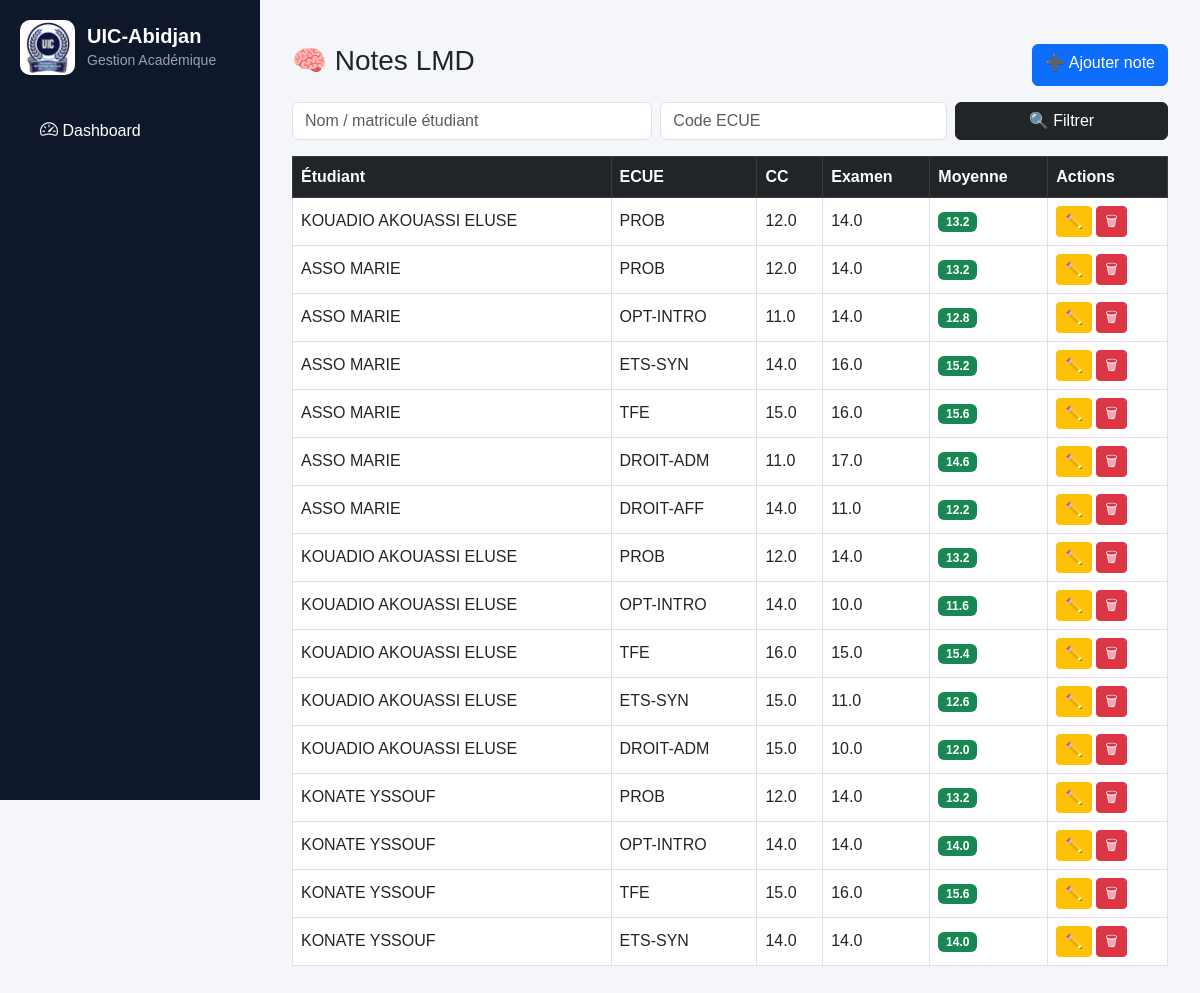
/lmd/notes-lmd/, run on an earlier commit of the app's database.
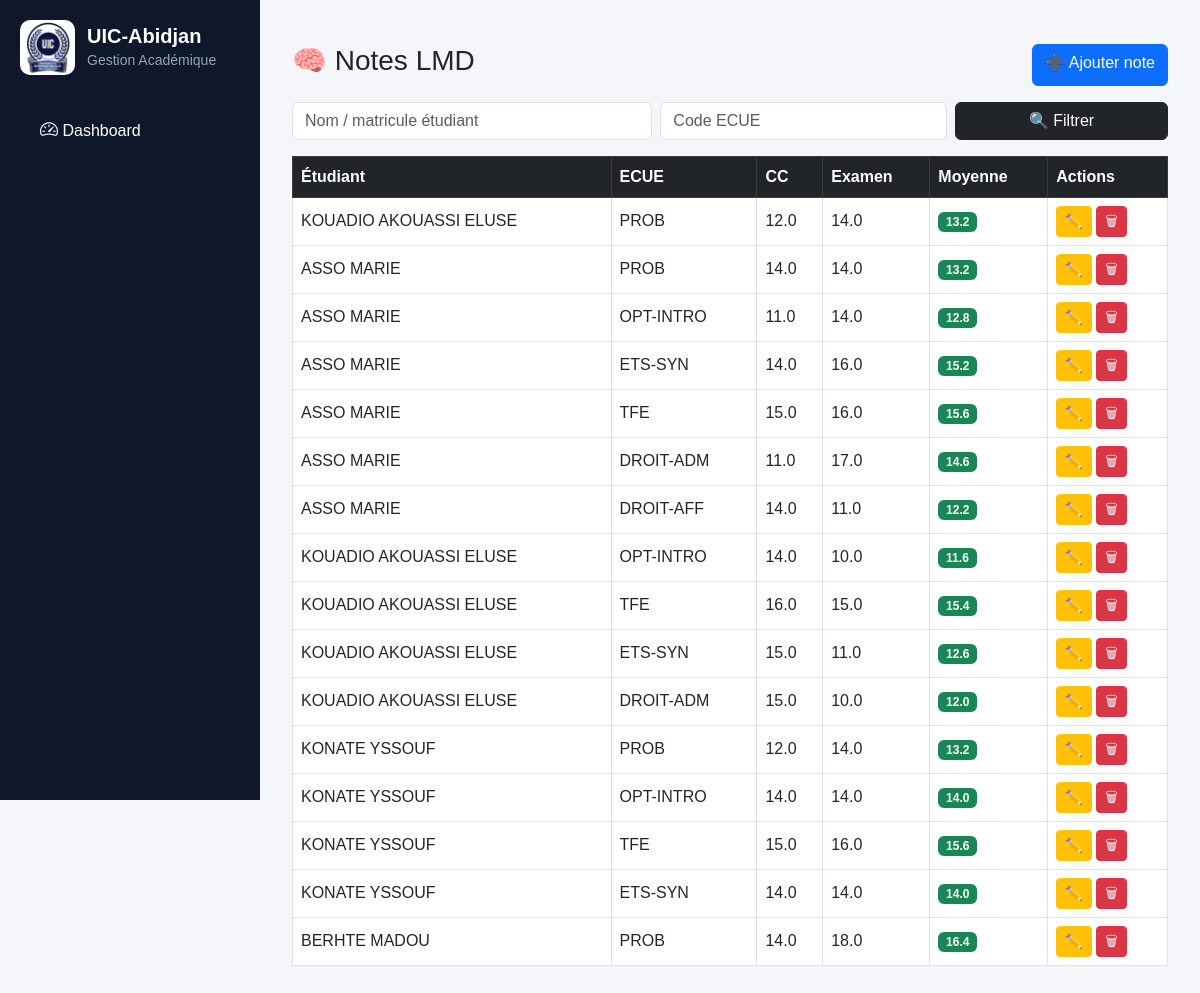
And on a later commit of the database.
### lmd/models.py (models this page shows, shortened)
class NoteLMD(models.Model):
    SESSION_CHOICES = (
        ("1", "Session 1"),
        ("2", "Session 2 (Rattrapage)"),
    )
    SEMESTRE_CHOICES = (
        ("S1", "Semestre 1"),
        ("S2", "Semestre 2"),
        ("S3", "Semestre 3"),
        ("S4", "Semestre 4"),
        ("S5", "Semestre 5"),
        ("S6", "Semestre 6"),
    )
    etudiant = models.ForeignKey(
        "EtudiantLMD",
        on_delete=models.CASCADE,
        related_name="notes_lmd"
    )
    ecue = models.ForeignKey(
        "ECUE",
        on_delete=models.CASCADE,
        related_name="notes"
    )
    semestre = models.CharField(
        max_length=2,
        choices=SEMESTRE_CHOICES
    )
    session = models.CharField(
        max_length=1,
        choices=SESSION_CHOICES,
        default="1"
    )
    cc = models.FloatField(default=0)
    examen = models.FloatField(default=0)
    moyenne = models.FloatField(blank=True, null=True, editable=False)
    class Meta:
        constraints = [
            models.UniqueConstraint(
                fields=[
                    "etudiant",
                    "ecue",
                    "semestre",
                    "session",
                ],
                name="unique_note_par_session",
            )
        ]

class EtudiantLMD(models.Model):
    user = models.OneToOneField(
        User,
        on_delete=models.CASCADE,
        null=True,
        blank=True
    )
    matricule = models.CharField(max_length=50, unique=True)
    nom = models.CharField(max_length=100)
    prenoms = models.CharField(max_length=150)
    ues = models.ManyToManyField("UE", blank=True)
    ecues = models.ManyToManyField("ECUE", blank=True)
    sexe = models.CharField(
        max_length=1,
        choices=(
            ('M', 'Masculin'),
            ('F', 'Féminin'),
        )
    )
    STATUTS = [
        ("AF", "Affecté"),
        ("NF", "Non Affecté"),
    ]
    statut = models.CharField(
         max_length=2,
         choices=STATUTS,
         default="NF"
    )
    date_naissance = models.DateField(null=True, blank=True)
    lieu_naissance = models.CharField(
        max_length=100,
        blank=True,
        null=True
    )
    telephone = models.CharField(max_length=30, blank=True)
    email = models.EmailField(blank=True)
    NIVEAUX = [
        ("L1", "Licence 1"),
        ("L2", "Licence 2"),
        ("L3", "Licence 3"),
        ("M1", "Master 1"),
        ("M2", "Master 2"),
        ("DOC", "Doctorat"),
    ]
    niveau = models.CharField(
        max_length=10,
        choices=NIVEAUX
    )
    filiere = models.ForeignKey(
    "FiliereLMD",
    on_delete=models.CASCADE
    )
    annee_academique = models.CharField(max_length=20)
    date_inscription = models.DateTimeField(auto_now_add=True)
    actif = models.BooleanField(default=True)

class ECUE(models.Model):
    ue = models.ForeignKey(
        UE,
        on_delete=models.CASCADE,
        related_name='ecues'
    )
    code = models.CharField(max_length=20)
    libelle = models.CharField(max_length=200)
    coefficient = models.IntegerField(default=1)
    credit = models.IntegerField(default=0)

### lmd/views.py (the view)
# urls.py: path('notes-lmd/', views.note_lmd_list, name='note_lmd_list'),
def note_lmd_list(request):
    notes = NoteLMD.objects.select_related(
        "etudiant",
        "ecue"
    )
    etudiant = request.GET.get("etudiant")
    ecue = request.GET.get("ecue")
    if etudiant:
        notes = notes.filter(
            Q(etudiant__nom__icontains=etudiant) |
            Q(etudiant__prenoms__icontains=etudiant) |
            Q(etudiant__matricule__icontains=etudiant)
        )
    if ecue:
        notes = notes.filter(ecue__code__icontains=ecue)
    return render(request, "lmd/notes/list.html", {
        "notes": notes,
        "ecues": ECUE.objects.all(),
    })

### lmd/templates/lmd/notes/list.html
{% extends "base.html" %}
{% block content %}
<div class="container-fluid mt-4">
    <div class="d-flex justify-content-between mb-3">
        <h3>🧠 Notes LMD</h3>
        <a href="{% url 'note_lmd_add' %}" class="btn btn-primary">
            ➕ Ajouter note
        </a>
    </div>
    <form method="get" class="row g-2 mb-3">
        <div class="col-md-5">
            <input type="text" name="etudiant"
                   class="form-control"
                   placeholder="Nom / matricule étudiant">
        </div>
        <div class="col-md-4">
            <input type="text" name="ecue"
                   class="form-control"
                   placeholder="Code ECUE">
        </div>
        <div class="col-md-3">
            <button class="btn btn-dark w-100">
                🔍 Filtrer
            </button>
        </div>
    </form>
    <div class="table-responsive">
        <table class="table table-hover table-bordered align-middle">
            <thead class="table-dark">
                <tr>
                    <th>Étudiant</th>
                    <th>ECUE</th>
                    <th>CC</th>
                    <th>Examen</th>
                    <th>Moyenne</th>
                    <th>Actions</th>
                </tr>
            </thead>
            <tbody>
            {% for n in notes %}
            <tr>
                <td>{{ n.etudiant.nom }} {{ n.etudiant.prenoms }}</td>
                <td>{{ n.ecue.code }}</td>
                <td>{{ n.cc }}</td>
                <td>{{ n.examen }}</td>
                <td>
                    <span class="badge bg-success">
                        {{ n.moyenne }}
                    </span>
                </td>
                <td>
                    <a href="{% url 'note_lmd_edit' n.id %}"
                       class="btn btn-warning btn-sm">
                        ✏️
                    </a>
                    <a href="{% url 'note_lmd_delete' n.id %}"
                       class="btn btn-danger btn-sm"
                       onclick="return confirm('Supprimer ?')">
                        🗑
                    </a>
                </td>
            </tr>
            {% empty %}
            <tr>
                <td colspan="6" class="text-center">
                    Aucune note trouvée
                </td>
            </tr>
            {% endfor %}
            </tbody>
        </table>
    </div>
</div>
{% endblock %}

What changed in the data, as far as the page shows it:
removed NoteLMD: etudiant.nom "KOUADIO AKOUASSI", etudiant.prenoms "ELUSE", ecue.code "PROB", cc "12.0", examen "14.0", moyenne "13.2"
changed NoteLMD (number 2 of 16 on the later page): cc "12.0" → "14.0"
added NoteLMD: etudiant.nom "BERHTE", etudiant.prenoms "MADOU", ecue.code "PROB", cc "14.0", examen "18.0", moyenne "16.4"
